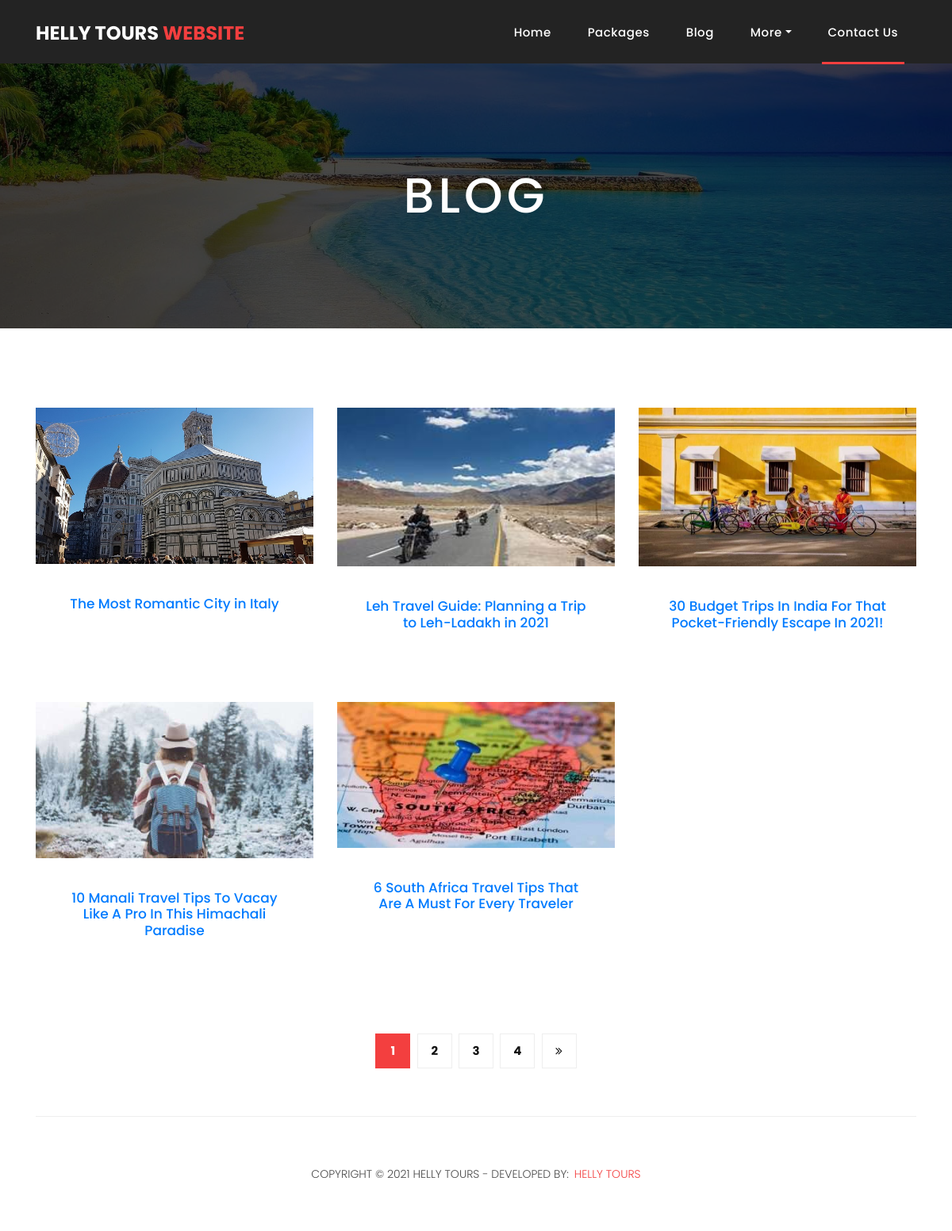
Screenshot of /blog.php with the database file from the repository.
### tables this page shows
CREATE TABLE `blog_master` (
  `blog_id` int(11) NOT NULL,
  `blog_name` varchar(100) NOT NULL,
  `blog_url` text NOT NULL,
  `blog_img` varchar(200) NOT NULL
);

### blog.php (the view, shortened to what this page needs)
<?php
require './class/atclass.php';
$q2= mysqli_query($connection, "select * from blog_master order by blog_id desc") or die("error in query". mysqli_error($connection));
?>
<!DOCTYPE html>
<html lang="en">
  <head>
    <link href="vendor/bootstrap/css/bootstrap.min.css" rel="stylesheet">
    <link rel="stylesheet" href="assets/css/fontawesome.css">
    <link rel="stylesheet" href="assets/css/style.css">
    <link rel="stylesheet" href="assets/css/owl.css">
  </head>
  <body>
    <?php
        include './themepart/header.php';
    ?>
    <div class="page-heading about-heading header-text" style="background-image: url(assets/images/heading-6-1920x500.jpg);">
      <div class="container">
        <div class="row">
          <div class="col-md-12">
            <div class="text-content">
              <h2>Blog</h2>
            </div>
          </div>
        </div>
      </div>
    </div>
    <div class="products">
      <div class="container">
        <div class="row">
          <div class="col-md-12">
            <div class="row">
                <?php
while ($row = mysqli_fetch_array($q2)) {
?>
              <div class="col-md-4">
                <div class="service-item">
                    <a href="<?php echo $row['blog_url'];?>" target="_blank" class="services-item-image"><img src="admin/upload/<?php echo $row['blog_img'];?>" style=" width: 100%; max-height: 200px;"class="img-fluid" alt=""></a>
                  <div class="down-content">
                      <h4><a href="<?php echo $row['blog_url'];?>" target="_blank"><?php echo $row['blog_name'];?></a></h4>
                  </div>
                </div>
              </div>
<?php }?>
              <div class="col-md-12">
                <ul class="pages">
                    <li class="active"><a href="#">1</a></li>
                  <li><a href="#">2</a></li>
                  <li><a href="#">3</a></li>
                  <li><a href="#">4</a></li>
                  <li><a href="#"><i class="fa fa-angle-double-right"></i></a></li>
                </ul>
              </div>
            </div>
          </div>
        </div>
      </div>
    </div>
    <?php
   include './themepart/footer.php';
   ?>
  </body>
</html>

### assets/css/style.css (style rules this page uses)
body { font-family: 'Poppins', sans-serif; overflow-x: hidden; text-rendering: optimizeLegibility; -webkit-font-smoothing: antialiased; -moz-osx-font-smoothing: grayscale; }
a { text-decoration: none!important; }
ul { padding: 0; margin: 0; list-style: none; }
h1,h2,h3,h4,h5,h6 { margin: 0px; }
.page-heading { padding: 210px 0px 130px 0px; text-align: center; background-position: center center; background-repeat: no-repeat; background-size: cover; }
.page-heading .text-content h2 { color: #fff; font-size: 62px; text-transform: uppercase; letter-spacing: 5px; }
.products { margin-top: 100px; }
.page-heading { position:relative; }
.page-heading:before { content:''; position:absolute; top:0; left:0; bottom:0; right:0; background-color:rgba(0,0,0,.7); }
.page-heading .container { position:relative; z-index: 2; }
.products ul.pages { margin-top: 30px; text-align: center; }
.products ul.pages li { display: inline-block; margin: 0px 2px; }
.products ul.pages li a { width: 44px; height: 44px; display: inline-block; line-height: 42px; border: 1px solid #eee; font-size: 15px; font-weight: 700; color: #121212; transition: all .3s; }
.products ul.pages li a:hover, .products ul.pages li.active a { background-color: #f33f3f; border-color: #f33f3f; color: #fff; }
.service-item { text-align: center; margin-bottom: 30px; }
.service-item .down-content { background-color: #fff; padding: 40px 30px; }
.service-item .down-content h4 { font-size: 17px; color: #1a6692; margin-bottom: 20px; }
.services-item-image { display: block; }

### rows the page displays
blog_master: blog_img (picture), blog_name "The Most Romantic City in Italy"
blog_master: blog_img (picture), blog_name "Leh Travel Guide: Planning a Trip to Leh-Ladakh in 2021"
blog_master: blog_img (picture), blog_name "30 Budget Trips In India For That Pocket-Friendly Escape In 2021!"
blog_master: blog_img (picture), blog_name "10 Manali Travel Tips To Vacay Like A Pro In This Himachali Paradise"
blog_master: blog_img (picture), blog_name "6 South Africa Travel Tips That Are A Must For Every Traveler"
